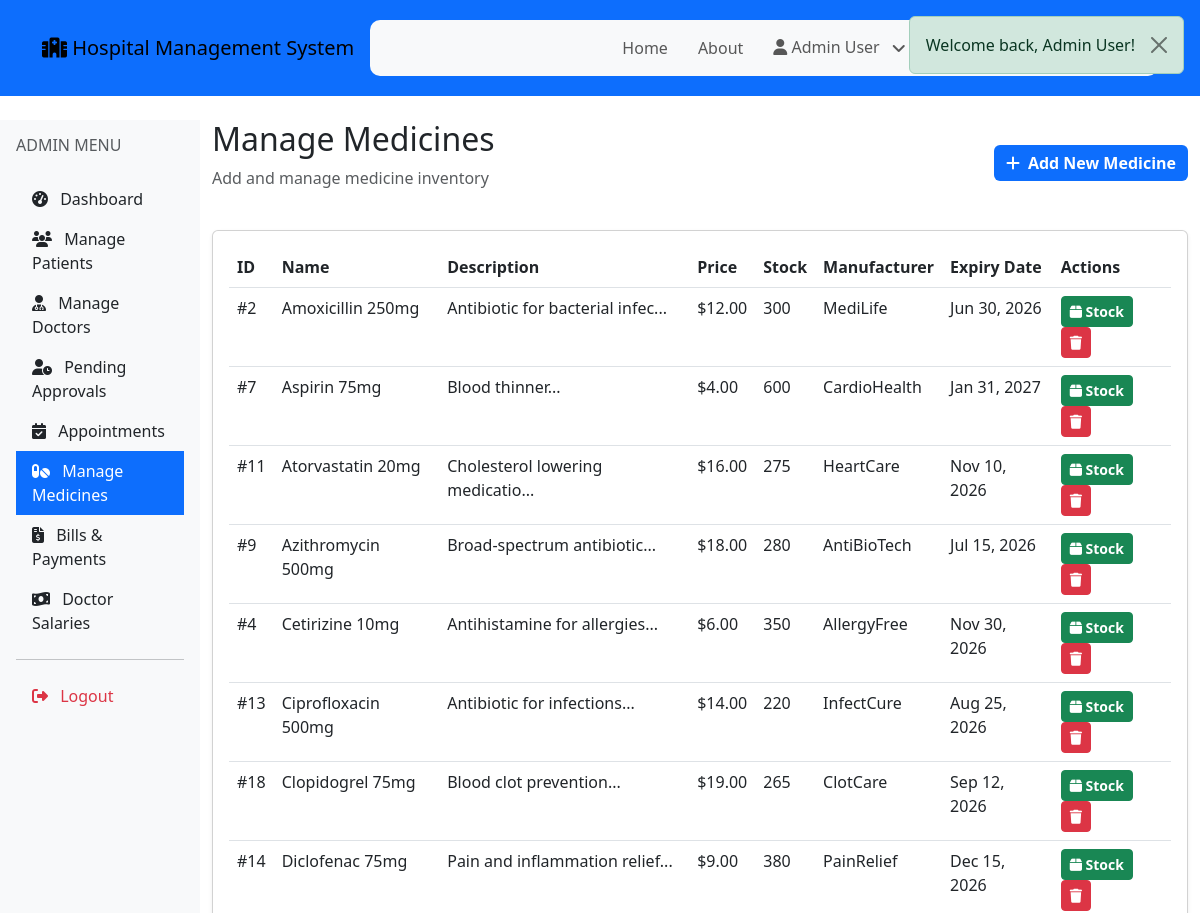
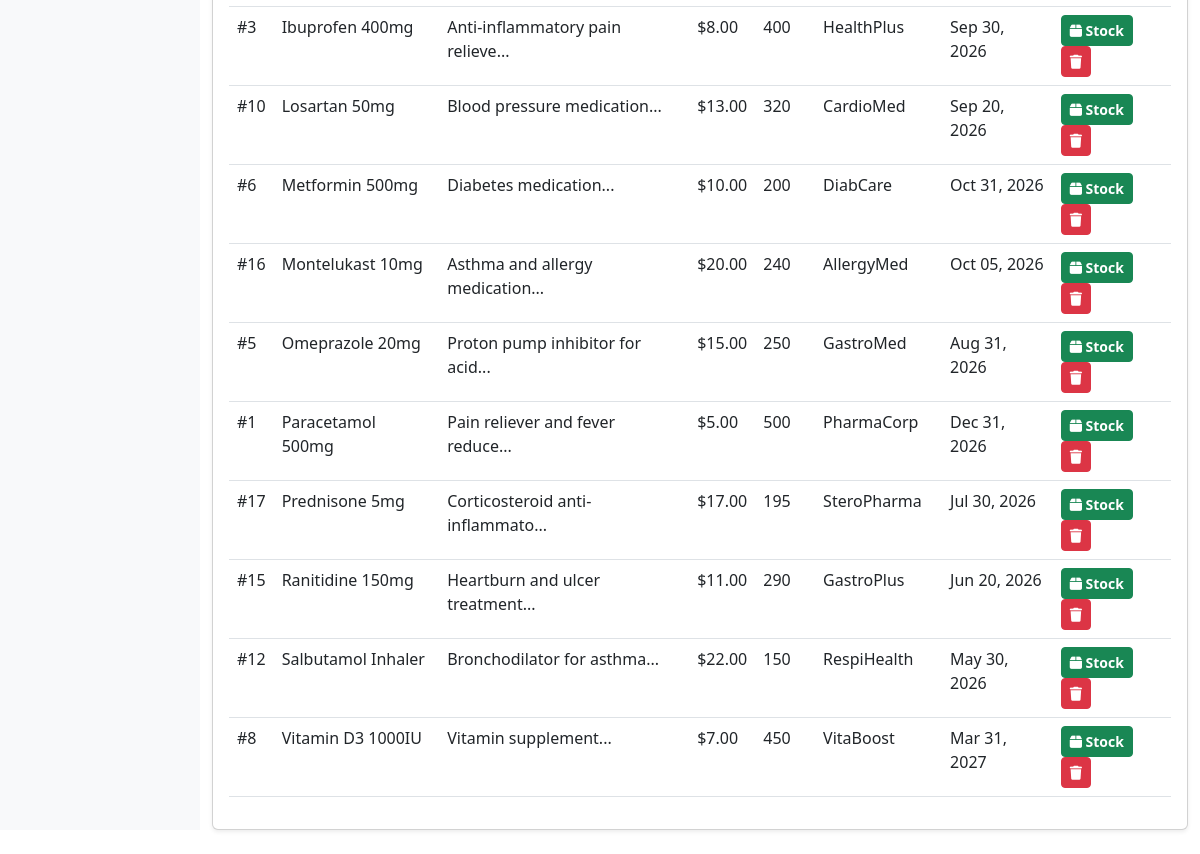
The page /admin/medicines.php (signed in) on the database its author committed (2 pictures, top to bottom).
### tables this page shows
CREATE TABLE medicines (
    id INT AUTO_INCREMENT PRIMARY KEY,
    name VARCHAR(100) NOT NULL,
    description TEXT,
    price DECIMAL(10,2) NOT NULL,
    stock_quantity INT DEFAULT 0,
    manufacturer VARCHAR(100),
    expiry_date DATE,
    created_at TIMESTAMP DEFAULT CURRENT_TIMESTAMP,
    updated_at TIMESTAMP DEFAULT CURRENT_TIMESTAMP ON UPDATE CURRENT_TIMESTAMP
);

### includes/functions.php (called while the page is built, shortened)
<?php
function formatDate($date) {
    return date('M d, Y', strtotime($date));
}
function formatCurrency($amount) {
    return '$' . number_format($amount, 2);
}
?>

### admin/medicines.php (the view, shortened to what this page needs)
<?php
require_once __DIR__ . '/../includes/functions.php';
$conn = getDBConnection();
$query = "SELECT * FROM medicines ORDER BY name";
$medicines = $conn->query($query)->fetch_all(MYSQLI_ASSOC);
include __DIR__ . '/../includes/header.php';
?>
<?php include __DIR__ . '/../includes/navbar.php'; ?>
<div class="container-fluid py-4">
    <div class="row">
        <?php include __DIR__ . '/sidebar.php'; ?>
        <div class="col-md-10">
            <div class="mb-4">
                <div class="d-flex justify-content-between align-items-center">
                    <div>
                        <h2>Manage Medicines</h2>
                        <p class="text-muted">Add and manage medicine inventory</p>
                    </div>
                    <button class="btn btn-primary" data-bs-toggle="modal" data-bs-target="#addMedicineModal">
                        <i class="fas fa-plus me-2"></i>Add New Medicine
                    </button>
                </div>
            </div>
            <div class="card shadow-sm">
                <div class="card-body">
                    <div class="table-responsive">
                        <table class="table table-hover">
                            <thead>
                                <tr>
                                    <th>ID</th>
                                    <th>Name</th>
                                    <th>Description</th>
                                    <th>Price</th>
                                    <th>Stock</th>
                                    <th>Manufacturer</th>
                                    <th>Expiry Date</th>
                                    <th>Actions</th>
                                </tr>
                            </thead>
                            <tbody>
                                <?php foreach ($medicines as $med): ?>
                                <tr class="<?php echo ($med['stock_quantity'] < 50) ? 'table-warning' : ''; ?>">
                                    <td>#<?php echo $med['id']; ?></td>
                                    <td><?php echo htmlspecialchars($med['name']); ?></td>
                                    <td><?php echo htmlspecialchars(substr($med['description'] ?? '', 0, 30)) . '...'; ?></td>
                                    <td><?php echo formatCurrency($med['price']); ?></td>
                                    <td>
                                        <?php echo $med['stock_quantity']; ?>
                                    </td>
                                    <td><?php echo htmlspecialchars($med['manufacturer'] ?? 'N/A'); ?></td>
                                    <td><?php echo $med['expiry_date'] ? formatDate($med['expiry_date']) : 'N/A'; ?></td>
                                    <td>
                                        <button class="btn btn-sm btn-success" data-bs-toggle="modal" data-bs-target="#updateStockModal<?php echo $med['id']; ?>">
                                            <i class="fas fa-box"></i> Stock
                                        </button>
                                        <a href="?delete=<?php echo $med['id']; ?>"
                                           class="btn btn-sm btn-danger"
                                           onclick="return confirm('Are you sure?')">
                                            <i class="fas fa-trash"></i>
                                        </a>
                                    </td>
                                </tr>
                                <?php endforeach; ?>
                            </tbody>
                        </table>
                    </div>
                </div>
            </div>
        </div>
    </div>
</div>
<?php include __DIR__ . '/../includes/footer.php'; ?>

### css/style.css (style rules this page uses)
body { background-image: url('../img/bg-pattern.png'); background-size: cover; background-position: center; background-attachment: fixed; background-repeat: no-repeat; }
.btn { font-weight: 600; transition: .5s; }
.btn.btn-primary { color: var(--bs-white); border: none; }

### rows shown on the page
medicines: id "2", name "Amoxicillin 250mg", description "Antibiotic for bacterial infec", price "$12.00", stock_quantity "300", manufacturer "MediLife", expiry_date "Jun 30, 2026"
medicines: id "7", name "Aspirin 75mg", description "Blood thinner", price "$4.00", stock_quantity "600", manufacturer "CardioHealth", expiry_date "Jan 31, 2027"
medicines: id "11", name "Atorvastatin 20mg", description "Cholesterol lowering medicatio", price "$16.00", stock_quantity "275", manufacturer "HeartCare", expiry_date "Nov 10, 2026"
medicines: id "9", name "Azithromycin 500mg", description "Broad-spectrum antibiotic", price "$18.00", stock_quantity "280", manufacturer "AntiBioTech", expiry_date "Jul 15, 2026"
medicines: id "4", name "Cetirizine 10mg", description "Antihistamine for allergies", price "$6.00", stock_quantity "350", manufacturer "AllergyFree", expiry_date "Nov 30, 2026"
medicines: id "13", name "Ciprofloxacin 500mg", description "Antibiotic for infections", price "$14.00", stock_quantity "220", manufacturer "InfectCure", expiry_date "Aug 25, 2026"
medicines: id "18", name "Clopidogrel 75mg", description "Blood clot prevention", price "$19.00", stock_quantity "265", manufacturer "ClotCare", expiry_date "Sep 12, 2026"
medicines: id "14", name "Diclofenac 75mg", description "Pain and inflammation relief", price "$9.00", stock_quantity "380", manufacturer "PainRelief", expiry_date "Dec 15, 2026"
medicines: id "3", name "Ibuprofen 400mg", description "Anti-inflammatory pain relieve", price "$8.00", stock_quantity "400", manufacturer "HealthPlus", expiry_date "Sep 30, 2026"
medicines: id "10", name "Losartan 50mg", description "Blood pressure medication", price "$13.00", stock_quantity "320", manufacturer "CardioMed", expiry_date "Sep 20, 2026"
medicines: id "6", name "Metformin 500mg", description "Diabetes medication", price "$10.00", stock_quantity "200", manufacturer "DiabCare", expiry_date "Oct 31, 2026"
medicines: id "16", name "Montelukast 10mg", description "Asthma and allergy medication", price "$20.00", stock_quantity "240", manufacturer "AllergyMed", expiry_date "Oct 05, 2026"
medicines: id "5", name "Omeprazole 20mg", description "Proton pump inhibitor for acid", price "$15.00", stock_quantity "250", manufacturer "GastroMed", expiry_date "Aug 31, 2026"
medicines: id "1", name "Paracetamol 500mg", description "Pain reliever and fever reduce", price "$5.00", stock_quantity "500", manufacturer "PharmaCorp", expiry_date "Dec 31, 2026"
medicines: id "17", name "Prednisone 5mg", description "Corticosteroid anti-inflammato", price "$17.00", stock_quantity "195", manufacturer "SteroPharma", expiry_date "Jul 30, 2026"
medicines: id "15", name "Ranitidine 150mg", description "Heartburn and ulcer treatment", price "$11.00", stock_quantity "290", manufacturer "GastroPlus", expiry_date "Jun 20, 2026"
medicines: id "12", name "Salbutamol Inhaler", description "Bronchodilator for asthma", price "$22.00", stock_quantity "150", manufacturer "RespiHealth", expiry_date "May 30, 2026"
medicines: id "8", name "Vitamin D3 1000IU", description "Vitamin supplement", price "$7.00", stock_quantity "450", manufacturer "VitaBoost", expiry_date "Mar 31, 2027"

### other values the page prints
$flash['message'] "Welcome back, Admin User!"
SITE_NAME "Hospital Management System"
$_SESSION['user_name'] "Admin User"
